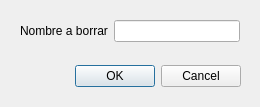
<?xml version="1.0" encoding="UTF-8"?>
<ui version="4.0">
 <class>borrarDatos</class>
 <widget class="QDialog" name="borrarDatos">
  <property name="geometry">
   <rect>
    <x>0</x>
    <y>0</y>
    <width>260</width>
    <height>107</height>
   </rect>
  </property>
  <property name="windowTitle">
   <string>Dialog</string>
  </property>
  <widget class="QDialogButtonBox" name="buttonBox">
   <property name="geometry">
    <rect>
     <x>30</x>
     <y>60</y>
     <width>211</width>
     <height>32</height>
    </rect>
   </property>
   <property name="orientation">
    <enum>Qt::Horizontal</enum>
   </property>
   <property name="standardButtons">
    <set>QDialogButtonBox::Cancel|QDialogButtonBox::Ok</set>
   </property>
  </widget>
  <widget class="QWidget" name="">
   <property name="geometry">
    <rect>
     <x>20</x>
     <y>20</y>
     <width>220</width>
     <height>22</height>
    </rect>
   </property>
   <layout class="QGridLayout" name="gridLayout">
    <item row="0" column="0">
     <widget class="QLabel" name="label">
      <property name="text">
       <string>Nombre a borrar</string>
      </property>
     </widget>
    </item>
    <item row="0" column="1">
     <widget class="QLineEdit" name="lineEdit"/>
    </item>
   </layout>
  </widget>
 </widget>
 <resources/>
 <connections>
  <connection>
   <sender>buttonBox</sender>
   <signal>accepted()</signal>
   <receiver>borrarDatos</receiver>
   <slot>accept()</slot>
   <hints>
    <hint type="sourcelabel">
     <x>248</x>
     <y>254</y>
    </hint>
    <hint type="destinationlabel">
     <x>157</x>
     <y>274</y>
    </hint>
   </hints>
  </connection>
  <connection>
   <sender>buttonBox</sender>
   <signal>rejected()</signal>
   <receiver>borrarDatos</receiver>
   <slot>reject()</slot>
   <hints>
    <hint type="sourcelabel">
     <x>316</x>
     <y>260</y>
    </hint>
    <hint type="destinationlabel">
     <x>286</x>
     <y>274</y>
    </hint>
   </hints>
  </connection>
 </connections>
</ui>
